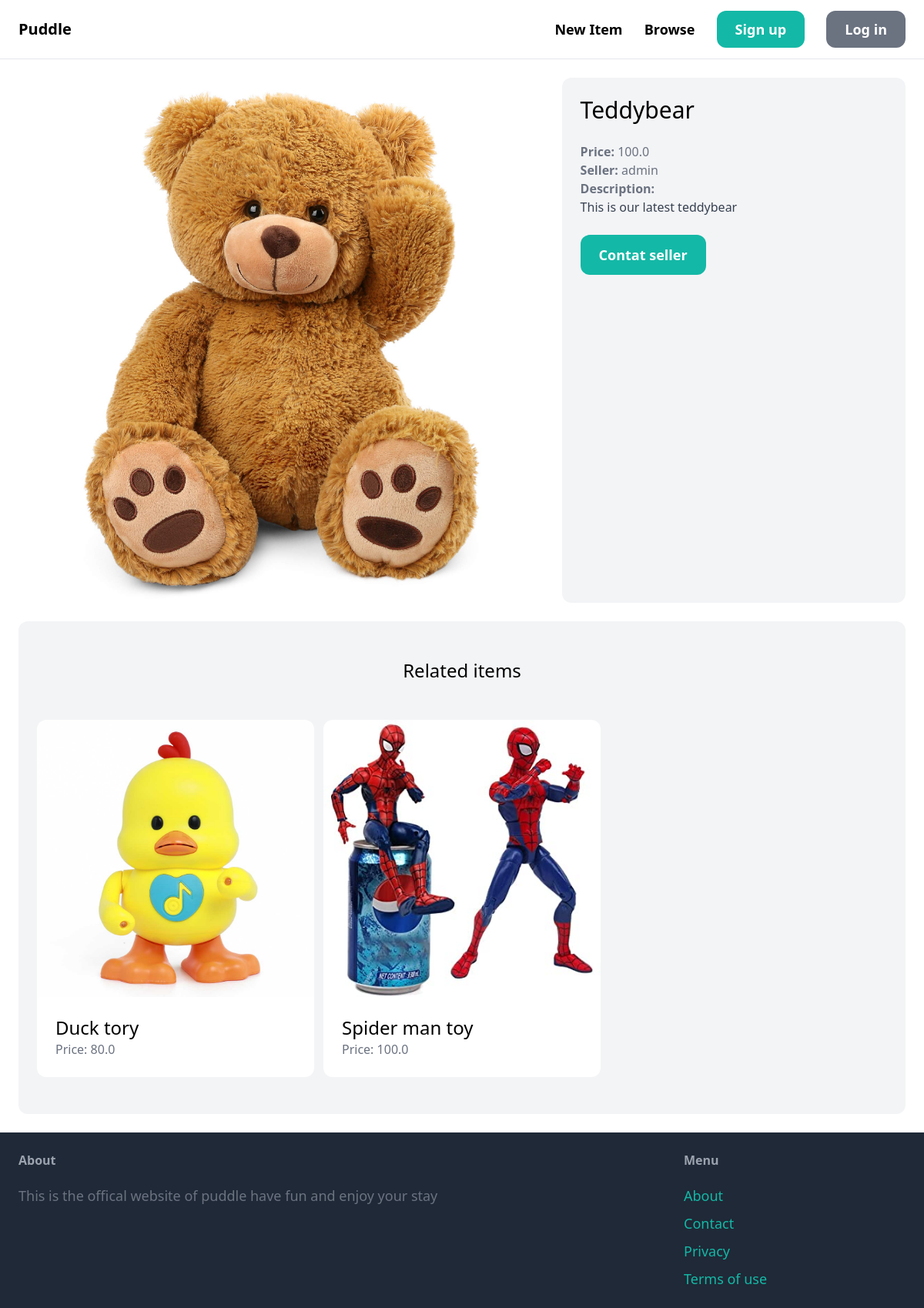
Page /items/1/ on the committed database.
### item/models.py (models this page shows, shortened)
class Item(models.Model):
    category = models.ForeignKey(Category, related_name='items', on_delete=models.CASCADE)
    name = models.CharField(max_length=255)
    description = models.TextField(blank=True, null=True)
    price = models.FloatField()
    image = models.ImageField(upload_to='item_images', blank=True, null=True)
    is_sold = models.BooleanField(default=False)
    created_by = models.ForeignKey(User, related_name='items', on_delete=models.CASCADE)
    created_at = models.DateTimeField(auto_now_add=True)

### item/views.py (the view)
# urls.py: path('<int:pk>/', views.detail, name='detail'),
def detail(request, pk):
    item = get_object_or_404(Item, pk=pk)
    related_items = Item.objects.filter(category=item.category, is_sold=False).exclude(pk=pk)[0:3]
    return render(request, 'item/detail.html',{
        'item': item,
        'related_items': related_items
    })

### item/templates/item/detail.html (shortened to what this page needs)
{% extends 'core/base.html' %}
{% block content %}
    <div class="grid grid-cols-5 gap-6">
        <div class="col-span-3">
            <img src="{{ item.image.url }}" class="rounded-xl">
        </div>
        <div class="col-span-2 p-6 bg-gray-100 rounded-xl">
            <h1 class="mb-6 text-3xl">{{ item.name }}</h1>
            <p class="text-gray-500"><strong>Price: </strong>{{ item.price }}</p>
            <p class="text-gray-500"><strong>Seller: </strong>{{ item.created_by.username }}</p>
            {% if item.description %}
            <p class="text-gray-700">
                <strong class="text-gray-500">Description:</strong><br>
                {{ item.description }}
            </p>
            {% endif %}
            {% if request.user == item.created_by %}
                <div class="mt-6 p-6 bg-white rounded-xl">
                    <p>This is your item!</p>
                    <a href="{% url 'item:edit' item.id %}" class="inline-block mt-6 px-6 py-3 text-lg font-semibold bg-teal-500 text-white rounded-xl">Edit</a>
                    <a href="{% url 'item:delete' item.id %}" class="inline-block mt-6 px-6 py-3 text-lg font-semibold bg-red-500 text-white rounded-xl">Delete</a>
                </div>
            {% else %}
            <a href="#" class="inline-block mt-6 px-6 py-3 text-lg font-lg font-semibold bg-teal-500 text-white rounded-xl hover:bg-teal-700">Contat seller</a>
            {% endif %}
        </div>
    </div>
    <div class="mt-6 px-6 py-12 bg-gray-100 rounded-xl">
        <h2 class="mb-12 text-2xl text-center">Related items</h2>
        <div class="grid grid-cols-3 gap-3">
            {% for item in related_items %}
                <div>
                    <a href="{% url 'item:detail' item.id %}">
                        <div>
                            <img src="{{ item.image.url }}" class="rounded-t-xl">
                        </div>
                        <div class="p-6 bg-white rounded-b-xl">
                            <h2 class="text-2xl">{{ item.name }}</h2>
                            <p class="text-gray-500">Price: {{ item.price }}</p>
                        </div>
                    </a>
                </div>
            {% endfor %}
        </div>
    </div>
{% endblock %}

### rows in the picture
Item: image (picture), name "Teddybear", price "100.0", created_by.username "admin", description "This is our latest teddybear"
Item: image (picture), name "Duck tory", price "80.0"
Item: image (picture), name "Spider man toy", price "100.0"
